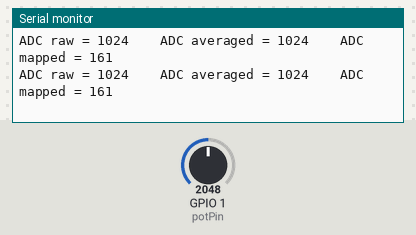
The sketch below on a simulated ESP32. On the bench: the last lines printed to the serial monitor. The inputs (shaded band) are chosen by the test bench; at power-on: GPIO 1 (potPin) = 2048 (analog values on the 0–4095 scale).

Above: at 1.2 s.
1.3 s: GPIO 1 (potPin) set to 2020
At 2.2 s:
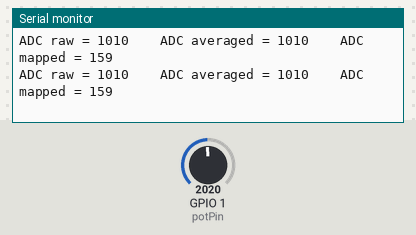
4.3 s: GPIO 1 (potPin) set to 1993
At 4.8 s:
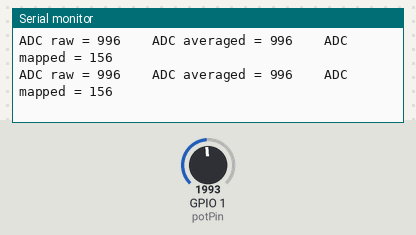
Timing chart, 0 to 7.3 s (numbered marks = the images above; inputs shaded):
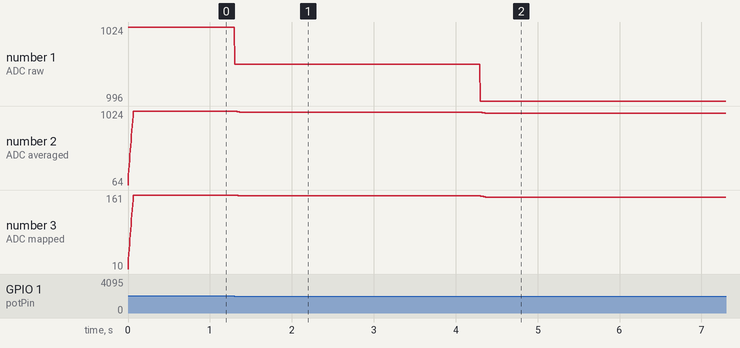

Measured:
- after the input at 1.3 s, the serial monitor: prints a new line at once (image 1)
- after the input at 4.3 s, the serial monitor: prints a new line at once (image 2)
- plotted number 1: 1024 → 1010 after the input at 1.3 s, 1010 → 996 after the input at 4.3 s
- plotted number 2: 1024 → 1010 after the input at 1.3 s, 1010 → 996 after the input at 4.3 s
- plotted number 3: 161 → 159 after the input at 1.3 s, 159 → 156 after the input at 4.3 s

The sketch:

PotPracticeSketch-VoltageDivider-JayG_10-8-2025.ino
```cpp
/*
<><><><><><><><><><><><><><><><><><><><><><><><><><><><><><><><>
//////////////////////////////////////
//      "ANALOG READ - MAPPED"      //
//    ADC w/ Simple Moving Average  //
//        by Ian Pokorny            //
//////////////////////////////////////

ADC Reads can sometimes be noisy and jumpy...
- Let's implement two software approaches:
1. use analogReadResolution to reduce bit depth
2. implement a simple rolling average to filter (smooth) out read value

- The ESP32 does not have linear ADC response above 3V, so use circuit in schematic repo: "Potentiometer-Photocell"

- This example also shows use of map() function
- You can use an LDR in place of a potentiometer in this example

REFERENCE:
- https://docs.arduino.cc/language-reference/en/functions/analog-io/analogRead/
- https://docs.arduino.cc/language-reference/en/functions/analog-io/analogReadResolution/
- https://docs.arduino.cc/language-reference/en/functions/math/map/

<><><><><><><><><><><><><><><><><><><><><><><><><><><><><><><><>
*/
const int pinRGB = 38;    //built-in rgb led
const int potPin = 1;     //potentiometer pin

//adjust numReads to increase or reduce amount of smoothing, but beware of adding too much!
//try it and find out...
const int numReads = 16;  //number of readings in rolling average
int reading[numReads];    //array of integers with length of numReads
int count = 0;            //counter to keep track of how many reads

void setup()
{
  // initialize serial communication at 115200 bits per second:
  Serial.begin(115200);
  analogReadResolution(11);   //reduce the ADC bit depth to 11-bit
}

void loop()
{
  reading[count] = analogRead(potPin);  //store current ADC read in array at index of count
  count++;

  if (count >= numReads)  //if count is greater than or equal to number of reads...
  {
    count = 0;    //...reset count
  }

  int sum = 0;    //declare empty sum variable

  for (int i = 0; i < numReads; i++)  //for every reading in array...
  {
    sum += reading[i];  //add all the readings up and store in sum
  }

  int analogValue = sum / numReads; //calculate average reading and store in analogValue

  //map(input value, input low, input high, output low, output high)
  int mapVal = map(analogValue, 0, 1618, 0, 255);   //use map() to scale value to 0-255 range

  rgbLedWrite(pinRGB, mapVal, 0, 255);  //set built-in rgbLED red level

  Serial.printf("ADC raw = %i \t ADC averaged = %i \t ADC mapped = %i \n", analogRead(potPin), analogValue, mapVal);
}
```
